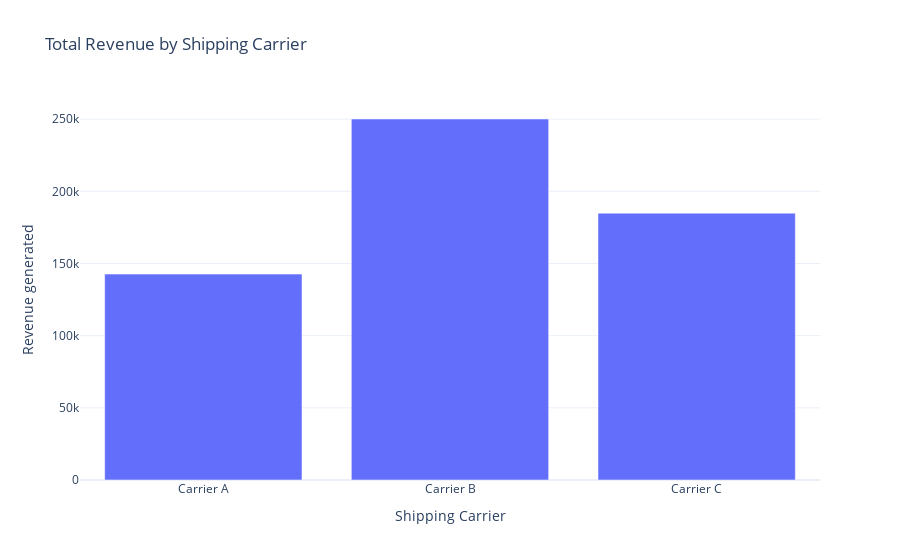

This figure's notebook cell:
### Code cell
total_revenue= df.groupby("Shipping carriers")["Revenue generated"].sum().reset_index()
fig=go.Figure()
fig.add_trace(go.Bar(x=total_revenue["Shipping carriers"],
                    y=total_revenue["Revenue generated"]))
fig.update_layout(title="Total Revenue by Shipping Carrier",
                 xaxis_title="Shipping Carrier",
                 yaxis_title="Revenue generated")
fig.show()

### Figure 1 — Plotly figure (JSON) as saved in the notebook; plotly's stock layout.template omitted (floating-point values rounded to 4 significant figures)
{"data": [{"type": "bar", "x": ["Carrier A", "Carrier B", "Carrier C"], "y": [142600.0, 250100.0, 184900.0]}], "layout": {"title": {"text": "Total Revenue by Shipping Carrier"}, "xaxis": {"title": {"text": "Shipping Carrier"}}, "yaxis": {"title": {"text": "Revenue generated"}}}}
